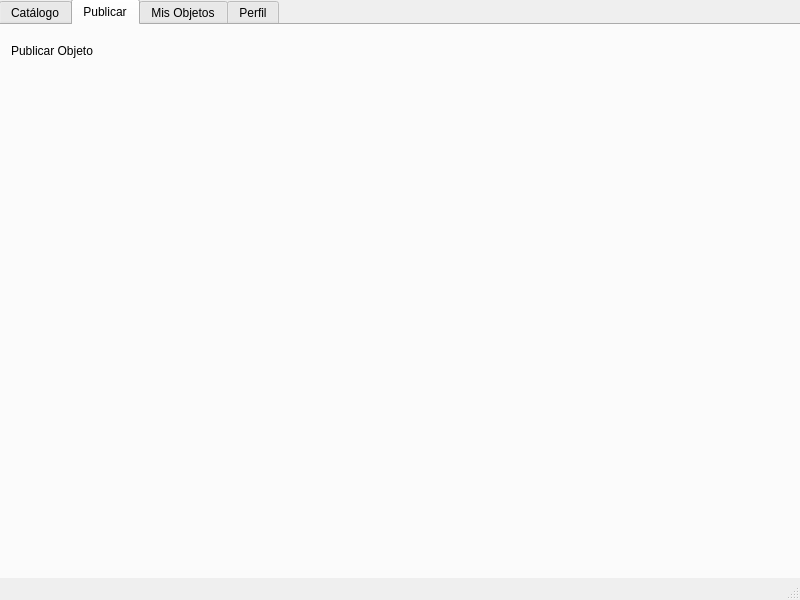
<?xml version="1.0" encoding="UTF-8"?>
<ui version="4.0">
 <class>VentanaUsuario</class>
 <widget class="QMainWindow" name="VentanaUsuario">
  <property name="geometry">
   <rect>
    <x>0</x>
    <y>0</y>
    <width>800</width>
    <height>600</height>
   </rect>
  </property>
  <property name="windowTitle">
   <string>MainWindow</string>
  </property>
  <widget class="QWidget" name="centralwidget">
   <widget class="QTabWidget" name="tabWidget">
    <property name="geometry">
     <rect>
      <x>-1</x>
      <y>-1</y>
      <width>811</width>
      <height>581</height>
     </rect>
    </property>
    <property name="currentIndex">
     <number>1</number>
    </property>
    <widget class="QWidget" name="catalogo">
     <attribute name="title">
      <string>Catálogo</string>
     </attribute>
     <widget class="QWidget" name="widgetCatalogo" native="true">
      <property name="geometry">
       <rect>
        <x>10</x>
        <y>50</y>
        <width>781</width>
        <height>481</height>
       </rect>
      </property>
     </widget>
     <widget class="QLabel" name="label">
      <property name="geometry">
       <rect>
        <x>10</x>
        <y>10</y>
        <width>91</width>
        <height>31</height>
       </rect>
      </property>
      <property name="styleSheet">
       <string notr="true">font: 700 16pt &quot;Segoe UI&quot;;
color: rgb(0, 0, 0);</string>
      </property>
      <property name="text">
       <string>Catálogo</string>
      </property>
     </widget>
    </widget>
    <widget class="QWidget" name="publicar">
     <attribute name="title">
      <string>Publicar</string>
     </attribute>
     <widget class="QWidget" name="widgetPublicar" native="true">
      <property name="geometry">
       <rect>
        <x>10</x>
        <y>50</y>
        <width>781</width>
        <height>491</height>
       </rect>
      </property>
     </widget>
     <widget class="QLabel" name="label_2">
      <property name="geometry">
       <rect>
        <x>10</x>
        <y>10</y>
        <width>151</width>
        <height>31</height>
       </rect>
      </property>
      <property name="styleSheet">
       <string notr="true">color: rgb(0, 0, 0);
font: 700 16pt &quot;Segoe UI&quot;;</string>
      </property>
      <property name="text">
       <string>Publicar Objeto</string>
      </property>
     </widget>
    </widget>
    <widget class="QWidget" name="tab_2">
     <attribute name="title">
      <string>Mis Objetos</string>
     </attribute>
     <widget class="QWidget" name="widgetMisObjetos" native="true">
      <property name="geometry">
       <rect>
        <x>10</x>
        <y>50</y>
        <width>781</width>
        <height>481</height>
       </rect>
      </property>
     </widget>
     <widget class="QLabel" name="label_3">
      <property name="geometry">
       <rect>
        <x>10</x>
        <y>10</y>
        <width>121</width>
        <height>31</height>
       </rect>
      </property>
      <property name="styleSheet">
       <string notr="true">font: 700 16pt &quot;Segoe UI&quot;;
color: rgb(0, 0, 0);</string>
      </property>
      <property name="text">
       <string>Mis objetos</string>
      </property>
     </widget>
    </widget>
    <widget class="QWidget" name="tab">
     <attribute name="title">
      <string>Perfil</string>
     </attribute>
    </widget>
   </widget>
  </widget>
  <widget class="QMenuBar" name="menubar">
   <property name="geometry">
    <rect>
     <x>0</x>
     <y>0</y>
     <width>800</width>
     <height>17</height>
    </rect>
   </property>
  </widget>
  <widget class="QStatusBar" name="statusbar"/>
 </widget>
 <resources/>
 <connections/>
</ui>
